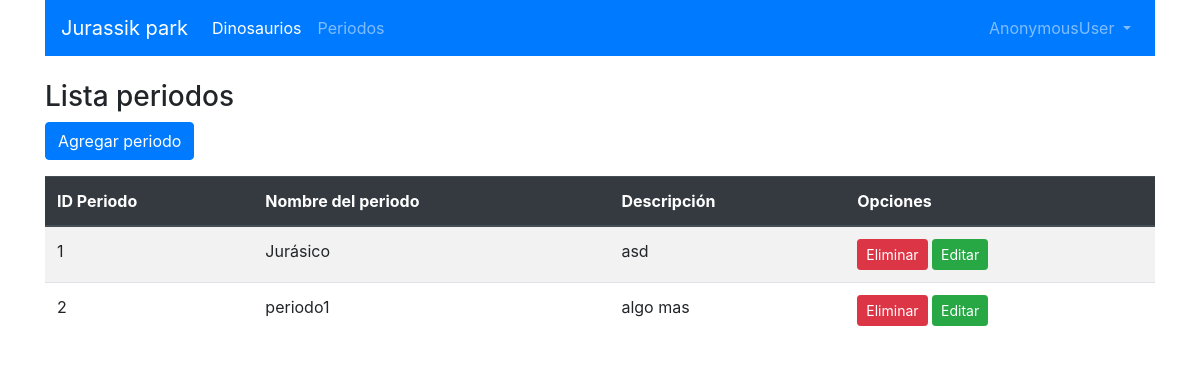
The app's page /periodo/, older data.
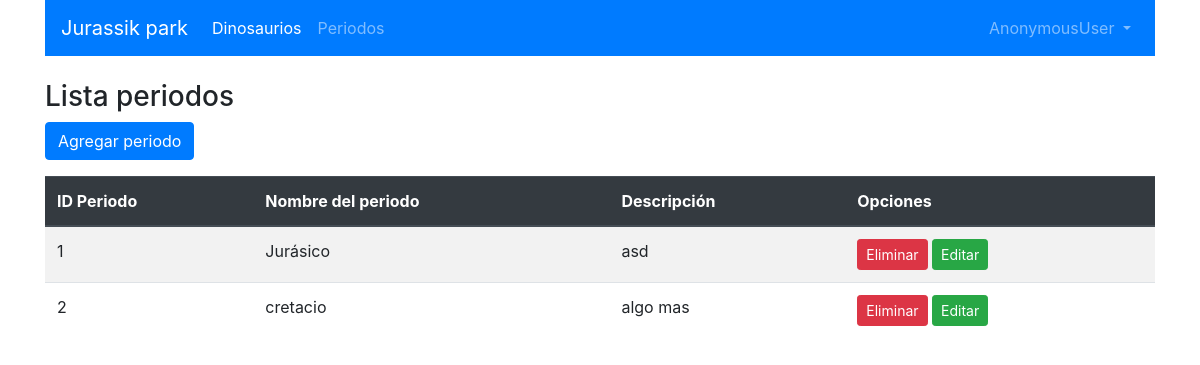
The same page, newer data.
### dinosaurios/models.py (models this page shows, shortened)
class Periodo(models.Model):
    nombre = models.CharField(max_length=100)
    descripcion = models.TextField("Descripción", null=True, blank=True)

### dinosaurios/views.py (the view)
# urls.py: path('',views.lista_periodo, name='lista_periodo'),
def lista_periodo(request):
    periodos = Periodo.objects.all()
    nombre = "T-REX"
    context = {'periodos':periodos, 'nombre':nombre}
    return render(request, 'periodos.html',context)

### dinosaurios/templates/periodos.html (shortened to what this page needs)
{% extends 'base.html' %}
{% block contenido %}
    <h3>Lista periodos</h3>
    <a href="{% url "agregar_periodo" %}" class="btn btn-primary bt-sm">Agregar periodo</a>
    <table class="table table-striped mt-3">
        <thead class="thead-dark">
            <th>ID Periodo</th>
            <th>Nombre del periodo</th>
            <th>Descripción</th>
            <th>Opciones</th>
        </thead>
        <tbody>
            {% for periodo in periodos %}
                <tr>
                    <td>{{periodo.id}}</td>
                    <td>{{periodo.nombre}}</td>
                    <td>{{periodo.descripcion}}</td>
                    <td>
                        <a href="{% url "eliminar_periodo" periodo.id %}" class="btn btn-danger btn-sm">Eliminar</a>
                        <a href="{% url "editar_periodo" periodo.id %}" class="btn btn-success btn-sm">Editar</a>
                    </td>
                </tr>
            {% endfor %}
        </tbody>
    </table>
{% endblock contenido %}

### dinosaurios/templates/base.html (shortened to what this page needs)
{% load static %}
<!DOCTYPE html>
<html lang="en">
<head>
    <link rel="stylesheet" href="{% static "css/bootstrap.min.css" %}">
</head>
<body>
    <div class="container">
        <nav class="navbar navbar-expand-lg navbar-dark bg-primary mb-4">
            <a class="navbar-brand" href="#">Jurassik park</a>
            <div class="collapse navbar-collapse" id="navbarSupportedContent">
                <ul class="navbar-nav w-100">
                <li class="nav-item active">
                    <a class="nav-link" href="{% url "lista_dinos" %}">Dinosaurios<span class="sr-only">(current)</span></a>
                </li>
                <li class="nav-item">
                    <a class="nav-link" href="{% url "lista_periodo" %}">Periodos</a>
                </li>
                <li class="nav-item dropdown ml-auto">
                    <a class="nav-link dropdown-toggle" href="#" id="navbarDropdown" role="button" data-toggle="dropdown" aria-haspopup="true" aria-expanded="false">
                    {{user}}
                    </a>
                </li>
                </ul>
            </div>
        </nav>
        {% block contenido %}
        {% endblock contenido %}
    </div>
</body>
</html>

Row changes from the older to the newer data that the page shows:
changed Periodo "algo mas": nombre "periodo1" → "cretacio"
